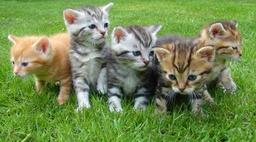
#> input picture IPI/Trabalho2/cat_puppy.jpg, 256 x 142 px, shrunk from 1200 x 667 before the run, found by its file name
$ python poli_bili.py
#> lines starting #> are read from the running program, lines starting #| are printed output that depends on the picture
#> further down, img is the input picture: shape (142, 256, 3); mean R, G, B 115.7, 138.8, 81.7
import numpy as np
import matplotlib.pyplot as plt
import cv2


def resizeImg(img, sch, scw):
#> called with sch = 2.5, scw = 2.5
    h, w, c = img.shape
#> h = 142; w = 256; c = 3

    nh = int(round(h * sch))
#> nh = 355
    nw = int(round(w * scw))
#> nw = 640
    newImg = np.zeros((nh, nw, c), dtype=np.uint8)
    sr = float(h / nh)
#> sr = 0.4
    sc = float(w / nw)
#> sc = 0.4

    for r in range(nh):
        for c in range(nw):
            rm = r * sr
            if rm >= h-1:
                rm = h - 1.5
            r0 = int(np.floor(rm))

            cm = c * sc
            if cm >= w-1:
                cm = h - 1.5
            c0 = int(np.floor(cm))

            deltar = rm-r0
            deltac = cm-c0

            Ia = img[r0, c0]
            Ib = img[r0+1, c0]
            Ic = img[r0, c0+1]
            Id = img[r0+1, c0+1]

            dr = rm - r0
            dc = cm - c0
            wa = (1.0 - dr) * (1.0 - dc)
            wb = dr * (1.0 - dc)
            wc = (1.0 - dr) * dc
            wd = dr * dc

            newImg[r, c] = wa*Ia + wb*Ib + wc*Ic + wd*Id
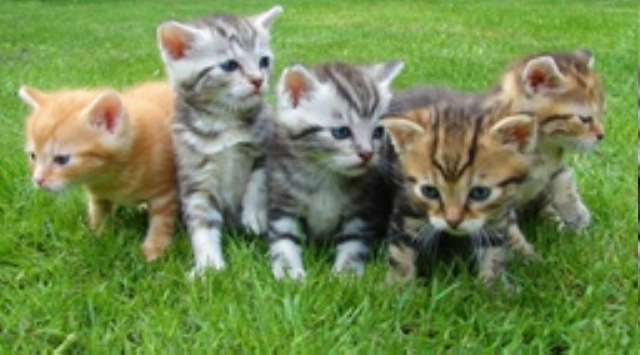
#> newImg: shape (355, 640, 3); mean R, G, B 115.2, 138.3, 81.3

    return newImg


if __name__ == '__main__':
    img = plt.imread("IPI/Trabalho2/cat_puppy.jpg")

    factor = 2.5
    newImg = resizeImg(img, factor, factor)

    img_aux = None
    horizontal = None
    if factor > 1.0:
        img_aux = np.ones(newImg.shape, dtype=np.uint8)
        img_aux[0:(img.shape[0]), 0:(img.shape[1])] = img
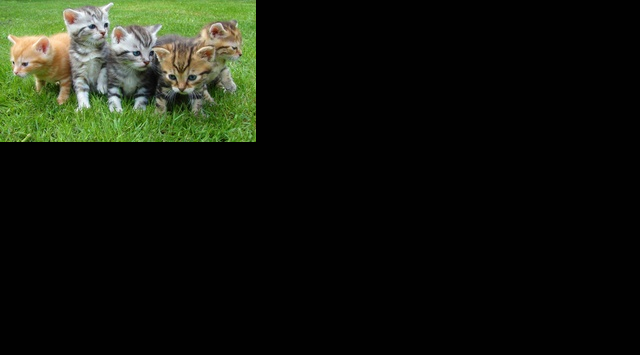
#> img_aux: shape (355, 640, 3); mean R, G, B 19.3, 23.1, 13.9
        horizontal = np.hstack((img_aux, newImg))
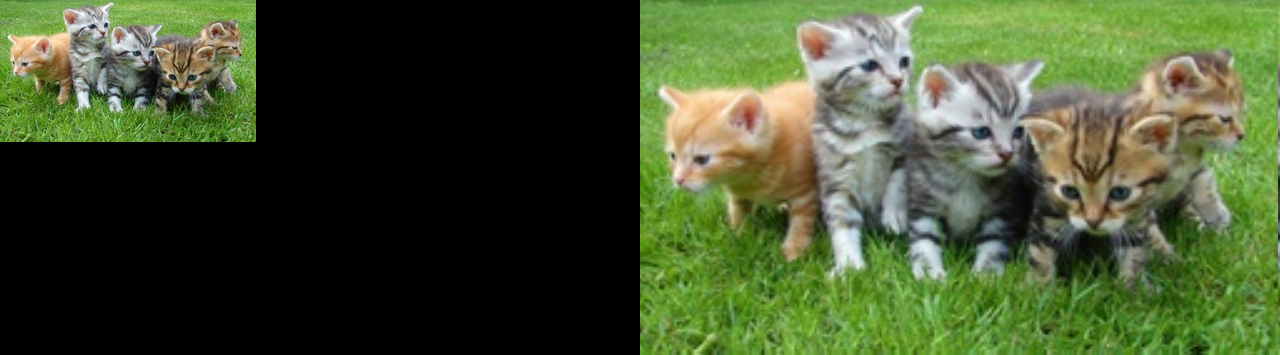
#> horizontal: shape (355, 1280, 3); mean R, G, B 67.3, 80.7, 47.6
    else:
        img_aux = np.ones(img.shape, dtype=np.uint8)
        img_aux[0:(newImg.shape[0]), 0:(newImg.shape[1])] = newImg
        horizontal = np.hstack((img, img_aux))

    # plt.imshow(horizontal)
    # plt.show()

    horizontal = cv2.cvtColor(horizontal, cv2.COLOR_RGB2BGR)
    cv2.namedWindow("Original vs Resized", cv2.WINDOW_AUTOSIZE)
    cv2.imshow("Original vs Resized", horizontal)
    cv2.waitKey(0)
    cv2.destroyAllWindows()
